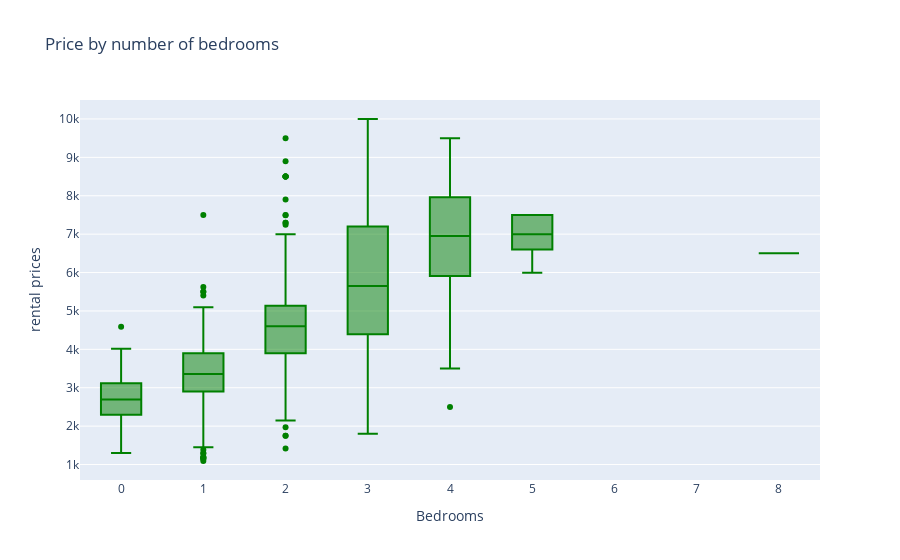

Source (notebook cell):
### Markdown cell above
### Examining Price by Bedroom and Listing Type

### Code cell
x = sf_cl_area['bedrooms']

trace0 = go.Box(
    y=sf_cl_area['price'],
    x=x,
    name='kale',
    marker=dict(
        color='Green'
    )
)

data = [trace0]
layout = go.Layout(
    
     
    title="Price by number of bedrooms",
    
    
   
    
    
    yaxis=dict(
        title='rental prices',
        zeroline=False
    ),
    
    xaxis=dict(
        title='Bedrooms',
        zeroline=False
    ),
    boxmode='group'
)

fig = go.Figure(data=data, layout=layout)
iplot(fig)

### Figure 1 — Plotly figure (JSON) as saved in the notebook; plotly's stock layout.template omitted (floating-point values rounded to 4 significant figures; data arrays with more than 128 entries replaced by an {"elided": "..."} marker saying what was removed)
{"data": [{"marker": {"color": "Green"}, "name": "kale", "type": "box", "x": {"elided": "1008 int values"}, "y": {"elided": "1008 int values"}}], "layout": {"autosize": true, "boxmode": "group", "title": {"text": "Price by number of bedrooms"}, "xaxis": {"autorange": true, "range": [-0.5, 8.5], "title": {"text": "Bedrooms"}, "type": "linear", "zeroline": false}, "yaxis": {"autorange": true, "range": [597.2, 10490.0], "title": {"text": "rental prices"}, "type": "linear", "zeroline": false}}}
